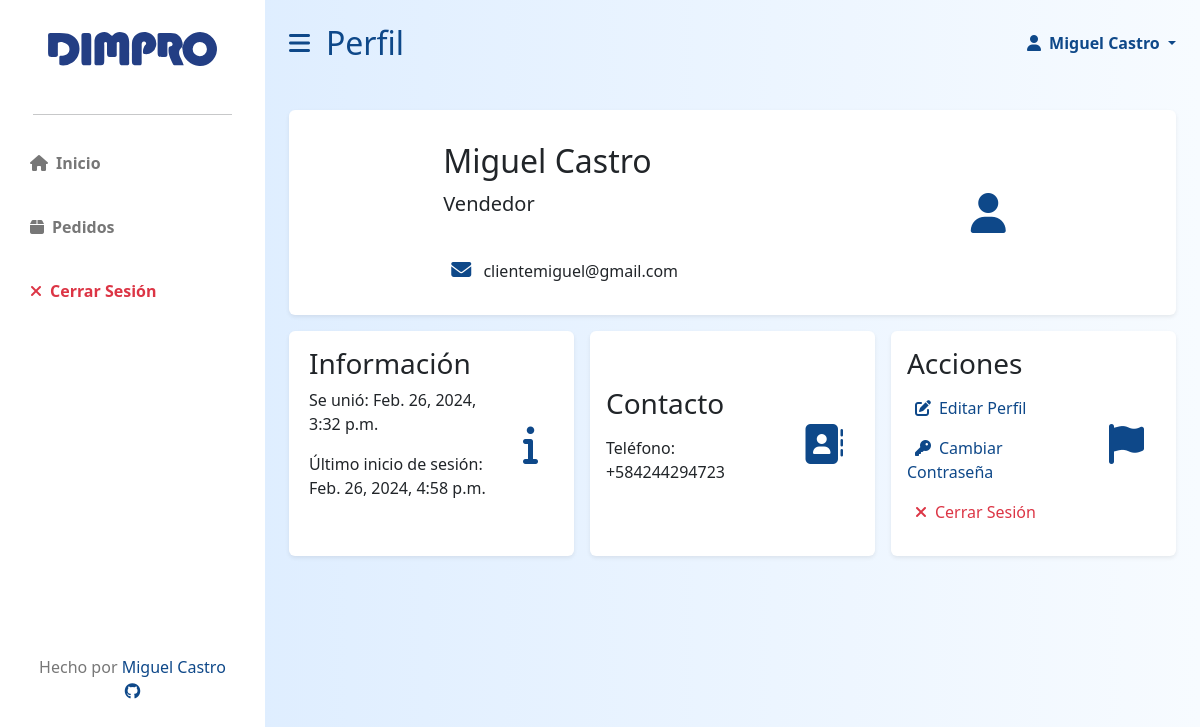
Before: /client/profile/18/ (signed in) with the older database file.
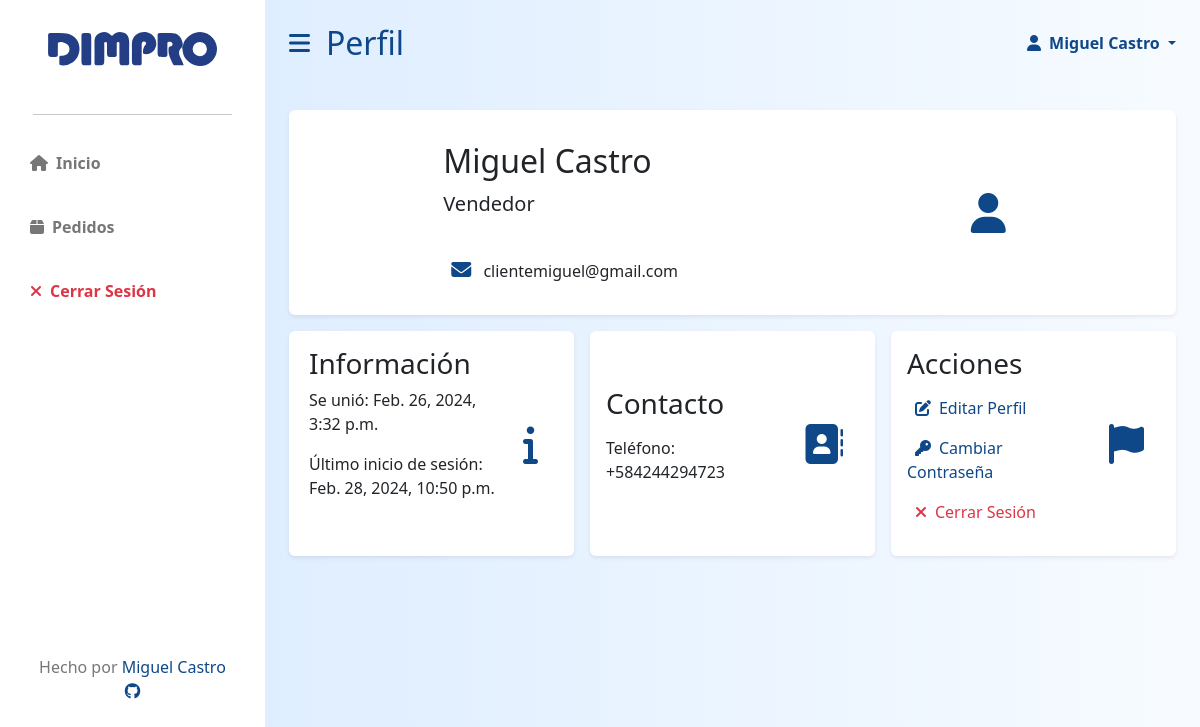
After: the same page with the newer database file.
### dimpro/models.py (models this page shows, shortened)
class User(AbstractBaseUser, PermissionsMixin):
    id = models.AutoField(primary_key=True)
    email = models.EmailField(blank=True, default='', unique=True)
    name = models.CharField(max_length=255, blank=True, default='')
    last_name = models.CharField(max_length=255, blank=True, default='')
    phoneregex = RegexValidator(regex=r"^\+?58?\d{11,15}$")
    phonenumber = models.CharField(
        validators=[phoneregex], max_length=17, blank=True, null=False
    )
    is_active = models.BooleanField(default=True)
    is_superuser = models.BooleanField(default=False)
    is_staff = models.BooleanField(default=False)
    is_operator = models.BooleanField(default=False)
    date_joined = models.DateTimeField(default=timezone.now)
    last_login = models.DateTimeField(blank=True, null=True)
    objects = CustomUserManager()
    USERNAME_FIELD = 'email'
    EMAIL_FIELD = 'email'
    REQUIRED_FIELDS = []
    class Meta:
        verbose_name = 'User'
        verbose_name_plural = 'Users'

### dimpro/views.py (the view)
# urls.py: path("client/profile/<int:id>/", views.client_profile, name='client_profile'),
@only_for('user')
def client_profile(request,id):
    user = request.user
    if request.user.id != id:
        return HttpResponseRedirect(f'/client/profile/{request.user.id}/')
    return render(request, 'dimpro/client/client_profile.html')

### dimpro/templates/dimpro/client/client_profile.html (shortened to what this page needs)
{% extends 'dimpro/client/client_layout.html' %}
{% load static %}
{% block stitle %}
    Perfil
{% endblock %}
{% block body %}
<div class="row g-3 my-2">
    <div class="col-md-12">
        <div class="p-3 bg-white shadow-sm d-flex justify-content-around align-items-center rounded">
            <div>
                    <h3 class="fs-2 mt-3">{{ user.name }} {{ user.last_name }}</h3>
                    <p class="fs-5">Vendedor</p>
                    <br>
                    <p><i class="mx-2 primary-text fs-5 fa-solid fa-envelope"></i> {{ user.email }}</p>
            </div>
            <i class="fas fa-user fs-1 primary-text p-3"></i>
        </div>
    </div>
    <div class="col-md-4">
        <div class="p-3 h-100 bg-white shadow-sm d-flex justify-content-around align-items center rounded align-items-center">
            <div class="w-75 h-100">
                    <h4 class="fs-3">Información</h4>
                    <p>Se unió: {{ user.date_joined }}</p>
                    <P>Último inicio de sesión: {{ user.last_login }}</P>
            </div>
            <i class="fas fa-info fs-1 primary-text p-3"></i>
        </div>
    </div>
    <div class="col-md-4">
        <div class="p-3 h-100 bg-white shadow-sm d-flex justify-content-around align-items center rounded align-items-center">
            <div class="w-75">
                    <h4 class="fs-3">Contacto</h4>
                    <P>Teléfono: {{ user.phonenumber }}</P>
            </div>
            <i class="fa-solid fa-address-book fs-1 primary-text p-3"></i>
        </div>
    </div>
    <div class="col-md-4">
        <div class="p-3 h-100 bg-white shadow-sm d-flex justify-content-around align-items center rounded align-items-center">
            <div class="w-75">
                    <h4 class="fs-3">Acciones</h4>
                    <a href="{% url 'dimpro:staff_profile_edit' user.id %}" class="primary-text grow">
                        <p><i class="fa-solid fa-pen-to-square mx-2"></i>Editar Perfil </p>
                    </a>
                    <a href="{% url 'dimpro:staff_changepw' user.id %}" class="primary-text grow">
                        <p><i class="fa-solid fa-key mx-2"></i>Cambiar Contraseña </p>
                    </a>
                    <a href="{% url 'dimpro:logout' %}" class="text-danger grow">
                        <p><i class="fa-solid fa-xmark mx-2"></i>Cerrar Sesión </p>
                    </a>
            </div>
            <i class="fa-solid fa-flag fs-1 primary-text p-3"></i>
        </div>
    </div>
</div>
{% endblock %}

### dimpro/templates/dimpro/client/client_layout.html (shortened to what this page needs)
{% load static %}
<!DOCTYPE html>
<html lang="es">
    <head>
        <link rel="stylesheet" href="https://cdn.jsdelivr.net/npm/bootstrap@5.2.3/dist/css/bootstrap.min.css" />
        <link rel="stylesheet" href="https://cdn.datatables.net/1.13.1/css/dataTables.bootstrap5.min.css" />
        <link rel="stylesheet" href="https://cdnjs.cloudflare.com/ajax/libs/font-awesome/6.2.1/css/all.min.css" />
        <link rel="stylesheet" href="{% static 'dimpro/styles.css' %}">
    </head>
    <body data-is-operator="{{ request.user.is_operator }}" data-is-user="true">
        <div class="d-flex" id="wrapper">
            <div class="bg-white" id="sidebar-wrapper">
                <div class="sidebar-heading text-center py-4 primary-text fs-4 fw-bold text-uppercase">
                    <a href="{% url 'dimpro:index' %}" class="growt">
                        <img class="mx-0 w-75 mb-2 mt-2"src="{% static 'dimpro/logodimpro.svg' %}" id="dimpro-sidebar-logo"alt="" >
                    </a>
                </div>
                <hr class="w-75 mx-auto">
                <div class="list-group list-group-flush my-3">
                    <a href="{% url 'dimpro:index' %}" class="growt list-group-item list-group-item-action bg-transparent second-text fw-bold">
                        <i class="fas fa-house me-2"></i>Inicio
                    </a>
                    <a href="{% url 'dimpro:client_orders' user.id %}" class="growt list-group-item list-group-item-action bg-transparent second-text fw-bold">
                        <i class="fas fa-box me-2"></i>Pedidos
                    </a>
                    <a href="{% url 'dimpro:logout' %}" class="growt list-group-item list-group-item-action bg-transparent text-danger fw-bold">
                        <i class="fas fa-xmark me-2"></i>Cerrar Sesión
                    </a>
                </div>
                <div class="d-flex flex-column h-50 justify-content-end">
                    <p class="text-center list-group-item">Hecho por <a class="primary-text" href="https://github.com/migueacastro" target="_blank">Miguel Castro <i class="fa-brands fa-github primary-text"></i></a></p>
                </div>
            </div>
            <div id="page-content-wrapper">
                <nav class="navbar d-flex navbar-expand-lg navbar-light bg-transparent py-4 px-4">
                    <div class="col-6 d-flex align-items-center">
                        <i class="fas fa-bars primary-text fs-4 me-3" id="menu-toggle"></i>
                        <h2 class="fs-2 m-0 primary-text">{% block stitle %}{% endblock %}</h2>
                    </div>
                    <div class="col-6 d-flex justify-content-end">
                        <a class="nav-link dropdown-toggle primary-text fw-bold" href="#" id="navbarDropdown"
                                        role="button" data-bs-toggle="dropdown" aria-expanded="false" >
                                        <i class="fas fa-user me-2"></i>{{ user.name }} {{ user.last_name }}
                        </a>
                    </div>
                </nav>
                <div class="container-fluid px-4 mb-5">
                    {% block body %}{% endblock %}
                </div>
            </div>
        </div>
    </body>
</html>

Changed rows visible on the page:
changed User "Miguel": last_login "Feb. 26, 2024, 4:58 p.m." → "Feb. 28, 2024, 10:50 p.m."
